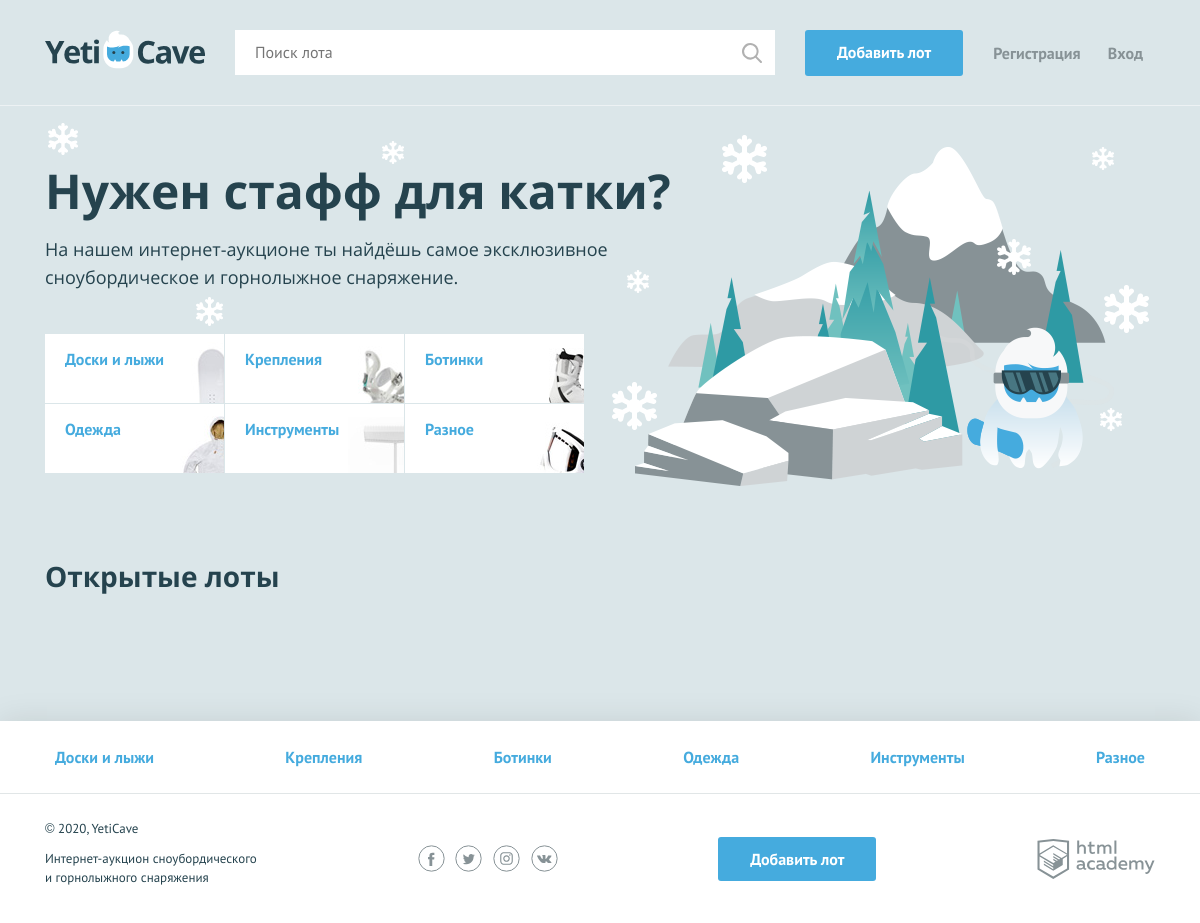
Before: / with the older database file.
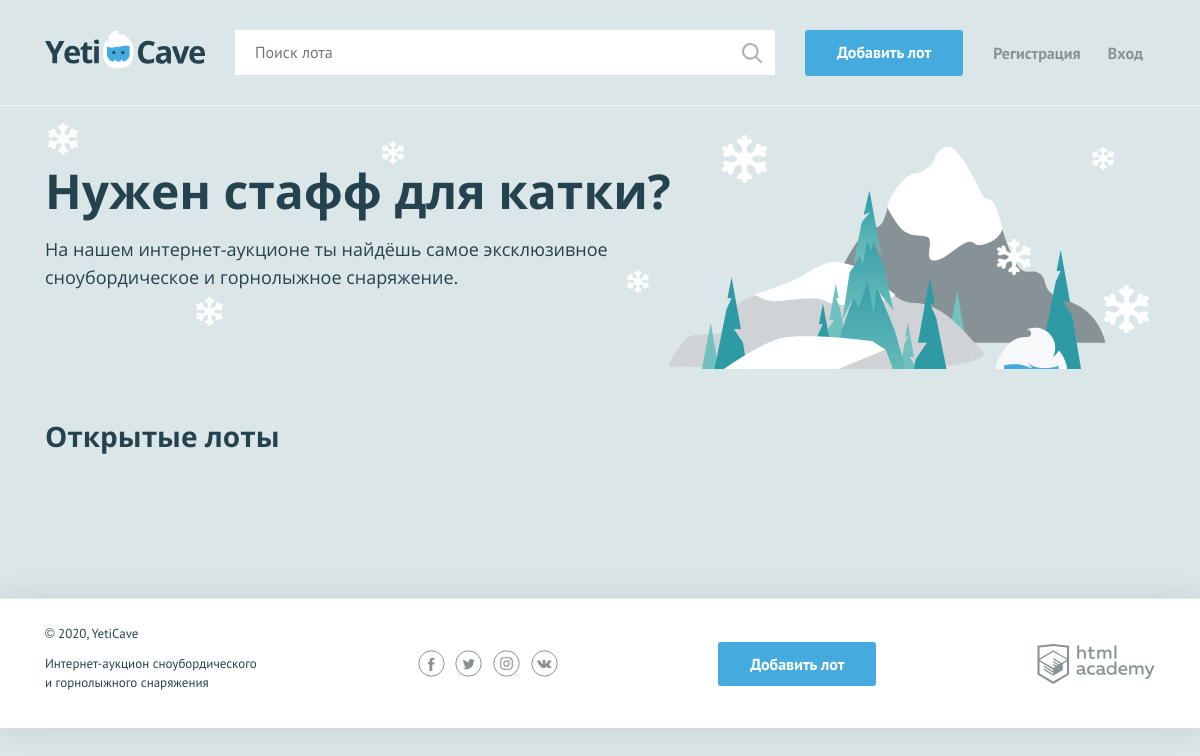
After: the same page with the newer database file.
### tables this page shows
CREATE TABLE categories (
  id INT AUTO_INCREMENT NOT NULL PRIMARY KEY,
  name VARCHAR (64) NOT NULL,
  symbol_code VARCHAR (32) NOT NULL
);

### helpers.php (called while the page is built, shortened)
<?php
function include_template($name, array $data = []) {
    $name = 'templates/' . $name;
    extract($data);
    require $name;
    $result = ob_get_clean();
    return $result;
}

### index.php (called while the page is built, shortened)
<?php
require_once('bootstrap.php');
require_once('functions/subsidiary.php');
require_once('functions/template.php');
require_once('functions/get_from_get_or_post.php');
$sql_read_open_lots = "SELECT lots.id, lots.name, start_price AS price, url_image AS URL_pict, lots.date_end, categories.name AS category FROM lots JOIN categories
ON lots.category_id = categories.id WHERE (lots.winner_id IS NULL) AND (lots.date_end > NOW()) ORDER BY date_create DESC";
$products = db_read_all($connection, $sql_read_open_lots);
$products = update_price($connection, $products);
print_page('main.php', ['products' => $products, 'categories' => $categories], 'Главная');

### functions/subsidiary.php (called while the page is built, shortened)
<?php
function update_price(mysqli $connection, array $products) : array
{
    for ($i = 0; $i < count($products); $i++) {
        $id = (int)$products[$i]['id'];
        $sql_read_bet = "SELECT bets.date_create, bets.price FROM bets WHERE bets.lot_id = '$id' ORDER BY bets.date_create DESC ";
        $bet_open_lot = db_read_all($connection, $sql_read_bet);
        if ($bet_open_lot === NULL) {
            continue;
        }
        if (isset($bet_open_lot[0]['price'])) {
                $products[$i]['price'] = $bet_open_lot[0]['price'];
        }
    }
    return $products;
}
function get_all_category(mysqli $connection): array {
    $sql_read_categories = "SELECT * FROM categories";
    return db_read_all($connection, $sql_read_categories);
}

### functions/db.php (called while the page is built, shortened)
<?php
function db_read_all(mysqli $connection, string $query) : ?array
{
    $result_query = mysqli_query($connection, $query);
    return mysqli_fetch_all($result_query, MYSQLI_ASSOC);
}

### bootstrap.php (called while the page is built, shortened)
<?php
$config = require 'config.php';
require 'functions/db.php';
require 'functions/subsidiary.php';
$connection = db_connect($config['db']);
require_once('helpers.php');
$categories = get_all_category($connection);

### functions/get_from_get_or_post.php (called while the page is built, shortened)
<?php
function get_filtered_get_val(string $name): string {
    return htmlspecialchars($_GET[$name] ?? "");
}

### templates/main.php (the view, shortened to what this page needs)
<main class="container">
    <section class="promo">
        <h2 class="promo__title">Нужен стафф для катки?</h2>
        <p class="promo__text">На нашем интернет-аукционе ты найдёшь самое эксклюзивное сноубордическое и горнолыжное снаряжение.</p>
        <ul class="promo__list">
            <?php foreach ($categories as $category): ?>
            <li class="promo__item promo__item--<?=($category['symbol_code']); ?>">
                <a class="promo__link" href="pages/all-lots.html"><?=htmlspecialchars($category['name']); ?></a>
            </li>
        <?php endforeach; ?>
        </ul>
    </section>
    <section class="lots">
        <div class="lots__header">
            <h2>Открытые лоты</h2>
        </div>
    </section>
</main>

### templates/layout.php (shortened to what this page needs)
<!DOCTYPE html>
<html lang="ru">
<head>
    <link href="../css/normalize.min.css" rel="stylesheet">
    <link href="../css/style.css" rel="stylesheet">
    <link href="../css/flatpickr.min.css" rel="stylesheet">
</head>
<body>
<div class="page-wrapper">
<header class="main-header">
    <div class="main-header__container container">
        <a class="main-header__logo" href="index.php">
            <img src="../img/logo.svg" width="160" height="39" alt="Логотип компании YetiCave">
        </a>
        <form class="main-header__search" method="get" action="search.php" autocomplete="off">
            <input type="search" name="search" placeholder="Поиск лота"  value="<?=get_filtered_get_val('search'); ?>">
            <input class="main-header__search-btn" type="submit" name="find" value="Найти">
        </form>
        <a class="main-header__add-lot button" href="add.php">Добавить лот</a>
        <nav class="user-menu">
            <?php if (isset($_SESSION['user_id'])) : ?>
            <div class="user-menu__logged">
            <p><?=htmlspecialchars($_SESSION['user_name']); ?></p>
            <a class="user-menu__bets" href="my-bets.php">Мои ставки</a>
            <a class="user-menu__logout" href="logout.php">Выход</a>
            </div>
            <?php else: ?>
            <ul class="user-menu__list">
                <li class="user-menu__item">
                  <a href="add_account.php">Регистрация</a>
                </li>
                <li class="user-menu__item">
                  <a href="sign_in.php">Вход</a>
                </li>
            </ul>
        <?php endif; ?>
        </nav>
    </div>
</header>
    <?=$content_page; ?>
</div>
<footer class="main-footer">
    <nav class="nav">
        <ul class="nav__list container">
            <?php foreach ($categories as $category): ?>
            <li class="nav__item">
                <a href="pages/all-lots.html"><?=htmlspecialchars($category['name']) ?></a>
            </li>
        <?php endforeach; ?>
        </ul>
    </nav>
    <div class="main-footer__bottom container">
        <div class="main-footer__copyright">
            <p>© 2020, YetiCave</p>
            <p>Интернет-аукцион сноубордического и горнолыжного снаряжения</p>
        </div>
        <div class="main-footer__social social">
            <a class="social__link social__link--facebook" href="#">
            </a>
            <a class="social__link social__link--twitter" href="#">
            </a>
            <a class="social__link social__link--instagram" href="#">
            </a>
            <a class="social__link social__link--vkontakte" href="#">
            </a>
        </div>
        <a class="main-footer__add-lot button" href="add.php">Добавить лот</a>
        <div class="main-footer__developed-by">
            <a class="logo-academy" href="https://htmlacademy.ru/intensive/php">
            </a>
        </div>
    </div>
</footer>
</body>
</html>

### functions/template.php
<?php
function print_page(string $name_template_content, array $array_arguments, string $name_page) : void
{
    $content_page = include_template($name_template_content, $array_arguments);
    $page = include_template('layout.php', ['categories' => $array_arguments['categories'], 'content_page' => $content_page, 'name_page' => $name_page]);
    print($page);
}

Changed rows visible on the page:
removed categories: name "Доски и лыжи"
removed categories: name "Крепления"
removed categories: name "Ботинки"
removed categories: name "Одежда"
removed categories: name "Инструменты"
removed categories: name "Разное"
